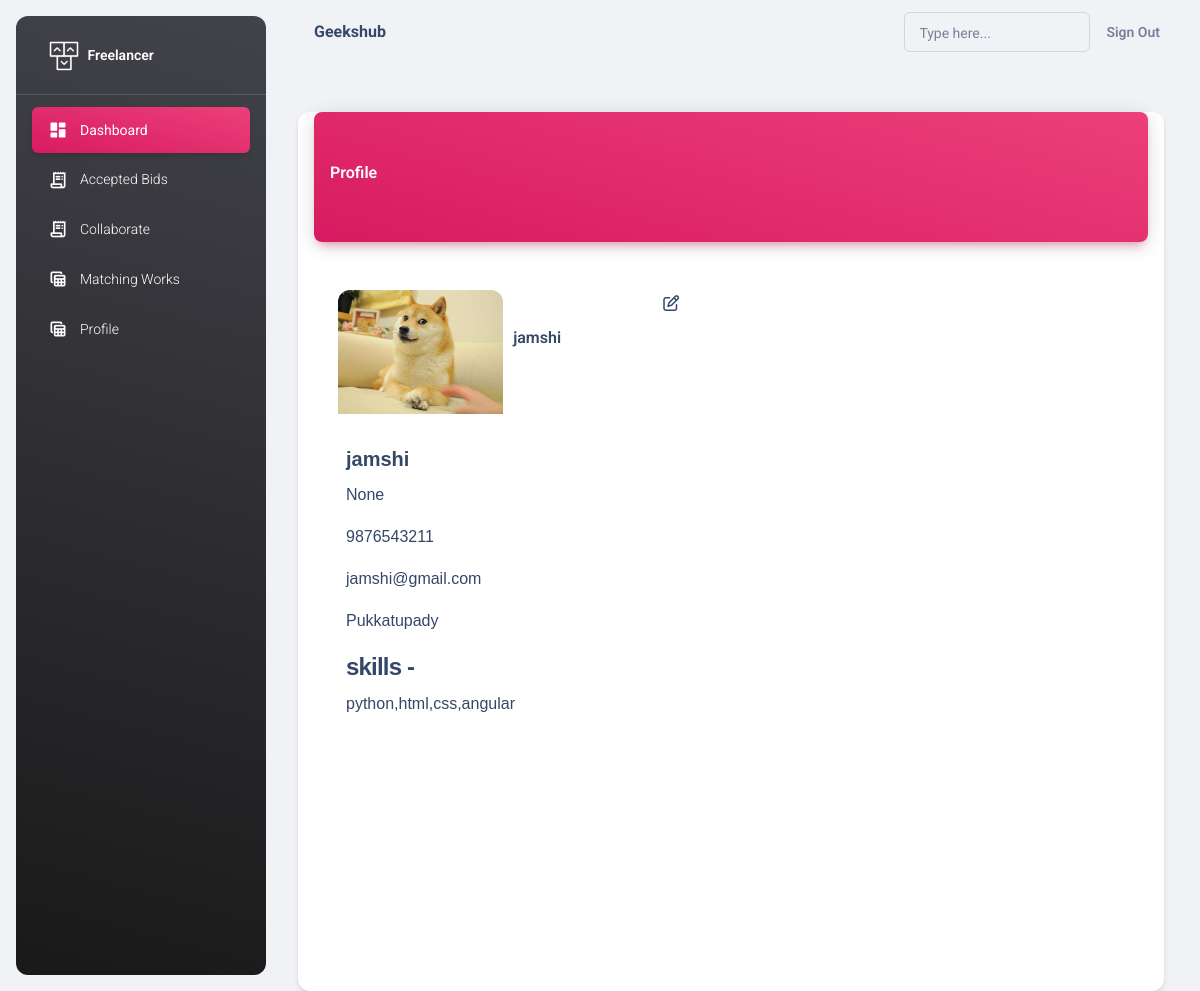
Page /profile/ (signed in) on the earlier database version.
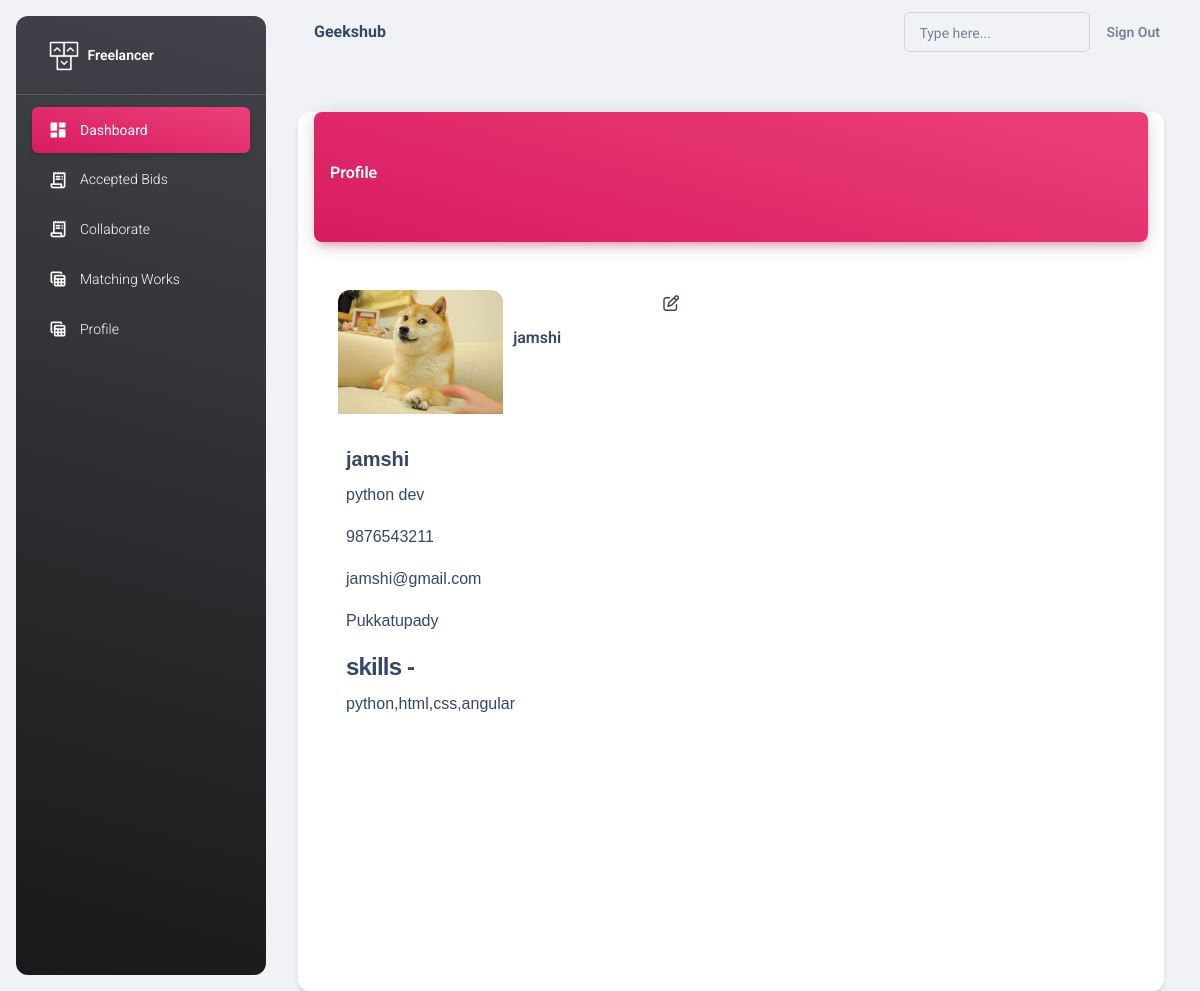
Same page on the later database version.
### adminapp/models.py (models this page shows, shortened)
class User(AbstractUser):
    ROLE_CHOICES = [
        ("admin","Admin"),
        ("coder", "Coder"),
        ("buyer", "Buyer"),
    ]
    role = models.CharField(max_length=200, choices=ROLE_CHOICES, default="coder")

class Coder(User):
    name = models.CharField(max_length=100)
    phone = models.CharField(max_length=100)
    email_address = models.EmailField()
    address = models.CharField(max_length=100)
    designation=models.CharField(max_length=100)
    gender=models.CharField(max_length=100)
    skills=models.CharField(max_length=100)
    proof = models.FileField(null=True, upload_to="images")
    profile = models.ImageField(upload_to="images", null=True)
    bio=models.CharField(max_length=100,null=True)
    rating=models.CharField(max_length=50,null=True)
    status= models.BooleanField(default=True)

### coderapp/views.py (the view)
# urls.py: path("profile/",views.ProfileView.as_view(),name="profiles"),
class ProfileView(DetailView,UpdateView):
    template_name="coderapp/profile.html"
    model=Coder
    form_class=ProfileUpdateForm
    context_object_name="p"
    success_url=reverse_lazy("profiles")
    def get_object(self, queryset=None):
        current_user_id = self.request.user.id
        coder_instance = get_object_or_404(Coder, id=current_user_id)
        return coder_instance

### coderapp/forms.py
class ProfileUpdateForm(forms.ModelForm):
   class Meta:
      model=Coder
      fields=["phone","address","bio","profile","skills"]

### coderapp/templates/coderapp/profile.html (shortened to what this page needs)
{%extends 'coderapp/base.html'%}
{%load static%}
{%block body_block%}
<div class="container-fluid py-4">
  <div class="row mb-8">
    <div class="col-8 mb-5">
      <div class="card my-4" style="width: 150%; height:130%;">
        <div class="card-header p-0 mx-3">
          <div class="bg-gradient-primary shadow-primary border-radius-lg pt-5 pb-5 ">
            <h6 class="text-white text-capitalize ps-3">Profile</h6>
          </div>
        </div>
        <div style="display: flex; justify-content:flex-start; margin-left: 40px;">
          <img src="{{p.profile.url}}" class="card-img-top mt-5 " alt="no image" style="width: 20%; height: auto;">
          <h6 style="margin-left: 10px; margin-top: 10%;">{{ p.name }} <p style="margin-left: 150px; margin-top:-60px;"><i class="fa-regular fa-pen-to-square popupbtn"></i></p></h6>
        </div>
          <div class="card-body text-dark ms-4" style="font-family: 'Arial', sans-serif;">
          <h5 class="card-title">{{p.name}}</h5>
          <p class="card-text">{{p.bio}}</p>
          <p class="card-text">{{p.phone}}</p>
          <p class="card-text">{{p.email_address}}</p>
          <p class="card-text">{{p.address}}</p>
          <h4>skills -</h4>
          <p class="card-text">{{p.skills}}</p>
        </div>
      </div>
    </div>
  </div>
</div>
{%endblock%}

Differences in the rows shown:
changed Coder "jamshi": bio "None" → "python dev"
